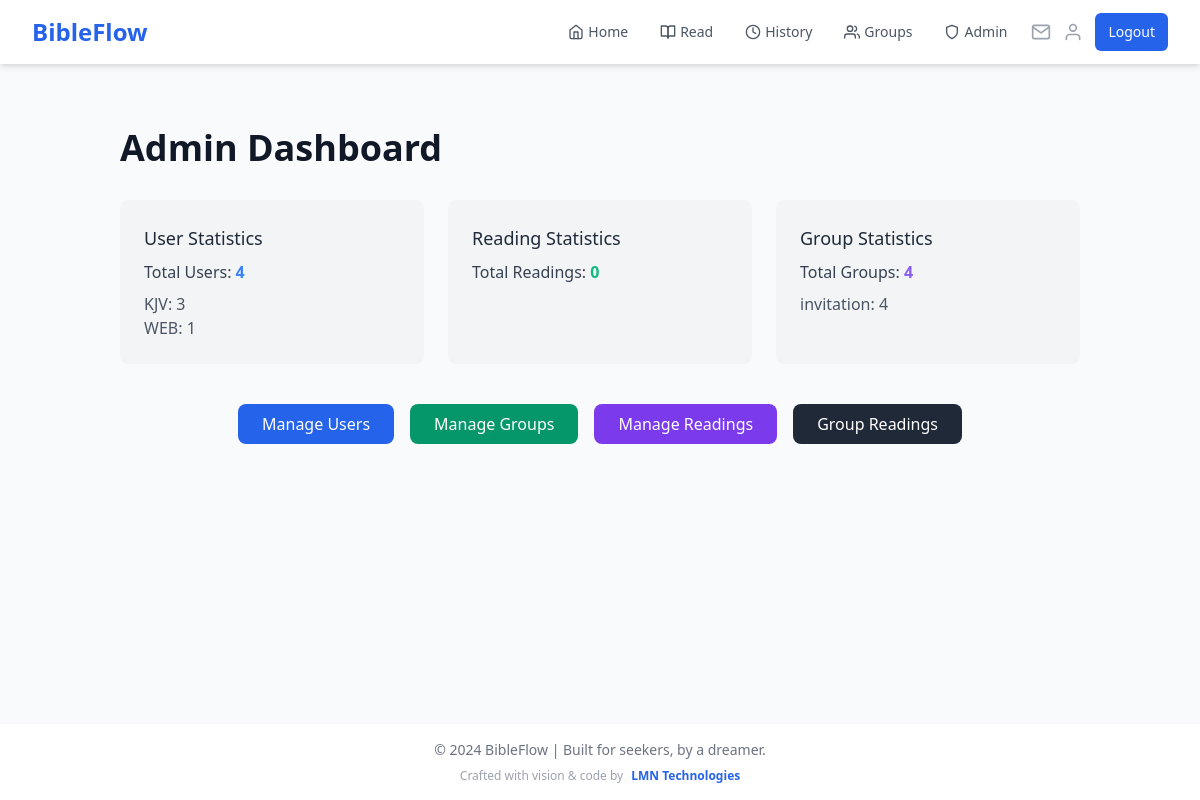
The page /admin (signed in) on the database its author committed.
### app.py (models this page shows)
class User(UserMixin, db.Model):
    id = db.Column(db.Integer, primary_key=True)
    name = db.Column(db.String(100), nullable=False)
    email = db.Column(db.String(120), unique=True, nullable=False, index=True)
    password_hash = db.Column(db.String(200), nullable=False)
    streak = db.Column(db.Integer, default=0)
    last_read_date = db.Column(db.DateTime, index=True)
    readings = db.relationship('Reading', backref='user', lazy='dynamic')
    preferred_version = db.Column(db.String(10), default='KJV')
    created_groups = db.relationship('ReadingGroup', backref='creator', lazy='dynamic')
    group_memberships = db.relationship('GroupMember', backref='user', lazy='dynamic')

class ReadingGroup(db.Model):
    id = db.Column(db.Integer, primary_key=True)
    name = db.Column(db.String(100), nullable=False)
    description = db.Column(db.Text)
    created_at = db.Column(db.DateTime, default=datetime.utcnow)
    book = db.Column(db.String(50), nullable=False)
    current_chapter = db.Column(db.Integer, default=1)
    target_completion_date = db.Column(db.DateTime)
    creator_id = db.Column(db.Integer, db.ForeignKey('user.id'), nullable=False)
    visibility = db.Column(db.String(20), default='public')
    access_code = db.Column(db.String(20))
    members = db.relationship('GroupMember', backref='reading_group', lazy='joined')
    readings = db.relationship('GroupReading', backref='reading_group', lazy='dynamic')
    invitations = db.relationship('GroupInvitation', backref='reading_group', lazy='dynamic')

### app.py (the view)
@app.route('/admin')
@login_required
@admin_required
def admin_dashboard():
    total_users = User.query.count()
    users_by_version = db.session.query(
        User.preferred_version,
        func.count(User.id)
    ).group_by(User.preferred_version).all()
    total_readings = Reading.query.count()
    readings_by_version = db.session.query(
        Reading.bible_version,
        func.count(Reading.id)
    ).group_by(Reading.bible_version).all()
    total_groups = ReadingGroup.query.count()
    groups_by_visibility = db.session.query(
        ReadingGroup.visibility,
        func.count(ReadingGroup.id)
    ).group_by(ReadingGroup.visibility).all()
    return render_template('admin/admin_dashboard.html',
                           total_users=total_users,
                           users_by_version=users_by_version,
                           total_readings=total_readings,
                           readings_by_version=readings_by_version,
                           total_groups=total_groups,
                           groups_by_visibility=groups_by_visibility)

### app.py (called while the page is built)
@login_manager.user_loader
def load_user(user_id):
    if 'user_id' in session:
        return User.query.get(int(session['user_id']))
    return None

@app.context_processor
def inject_user_name():
    if current_user.is_authenticated:
        return dict(user_name=current_user.name)
    return dict(user_name='Guest')

@app.context_processor
def inject_invitation_count():
    if current_user.is_authenticated:
        invitation_count = GroupInvitation.query.filter(
            GroupInvitation.email == current_user.email,
            GroupInvitation.used == False,
            GroupInvitation.expires_at > datetime.utcnow()
        ).count()
        return dict(invitation_count=invitation_count)
    return dict(invitation_count=0)

def admin_required(f):
    @wraps(f)
    def decorated_function(*args, **kwargs):
        if not current_user.is_authenticated or current_user.email.lower() != 'mukuhalevi@gmail.com'.lower():
            flash('You do not have permission to access the admin panel.')
            return redirect(url_for('home'))
        return f(*args, **kwargs)
    return decorated_function

### templates/admin/admin_dashboard.html (shortened to what this page needs)
{% extends "base.html" %}
{% block content %}
<div class="container mx-auto p-8">
    <h1 class="text-4xl font-semibold mb-8 text-gray-900">Admin Dashboard</h1>
    <div class="grid grid-cols-1 md:grid-cols-3 gap-6">
        <div class="bg-gray-100 rounded-lg p-6">
            <h2 class="text-lg font-medium text-gray-800">User Statistics</h2>
            <p class="text-gray-700 mt-2">Total Users: <span class="text-blue-500 font-semibold">{{ total_users }}</span></p>
            <ul class="mt-2 text-gray-600">
                {% for version, count in users_by_version %}
                    <li>{{ version }}: <span class="font-medium">{{ count }}</span></li>
                {% endfor %}
            </ul>
        </div>
        <div class="bg-gray-100 rounded-lg p-6">
            <h2 class="text-lg font-medium text-gray-800">Reading Statistics</h2>
            <p class="text-gray-700 mt-2">Total Readings: <span class="text-green-500 font-semibold">{{ total_readings }}</span></p>
        </div>
        <div class="bg-gray-100 rounded-lg p-6">
            <h2 class="text-lg font-medium text-gray-800">Group Statistics</h2>
            <p class="text-gray-700 mt-2">Total Groups: <span class="text-purple-500 font-semibold">{{ total_groups }}</span></p>
            <ul class="mt-2 text-gray-600">
                {% for visibility, count in groups_by_visibility %}
                    <li>{{ visibility }}: <span class="font-medium">{{ count }}</span></li>
                {% endfor %}
            </ul>
        </div>
    </div>
    <div class="mt-10 flex flex-wrap justify-center gap-4">
        <a href="{{ url_for('admin_users') }}" class="px-6 py-2 text-white bg-blue-600 rounded-lg hover:bg-blue-700">Manage Users</a>
        <a href="{{ url_for('admin_groups') }}" class="px-6 py-2 text-white bg-green-600 rounded-lg hover:bg-green-700">Manage Groups</a>
        <a href="{{ url_for('admin_readings') }}" class="px-6 py-2 text-white bg-purple-600 rounded-lg hover:bg-purple-700">Manage Readings</a>
        <a href="{{ url_for('admin_group_readings') }}" class="px-6 py-2 text-white bg-gray-800 rounded-lg hover:bg-gray-900">Group Readings</a>
    </div>
</div>
{% endblock %}

### rows shown on the page
User: preferred_version "KJV", id "3"
User: preferred_version "WEB", count "1"
ReadingGroup: visibility "invitation", id "4"

### other values the page prints
{{ total_users }} "4"
{{ total_readings }} "0"
{{ total_groups }} "4"
